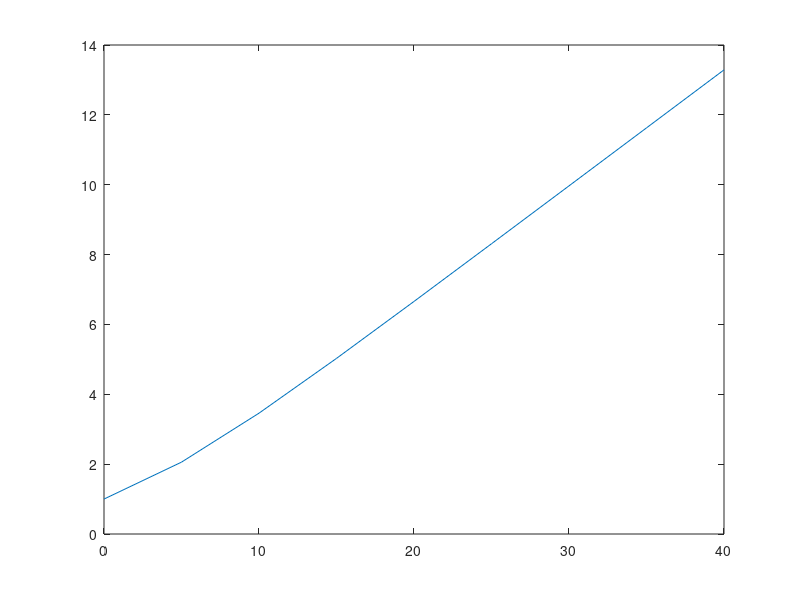

Recreate this plot in MATLAB. (Note: this script raises an error after producing the figure.)
%Question 1: Capacity plot for AWGN SISO channel:
clear % Precaution to prevent previous values from corrupting the present data.
clc 
%1. Generating SNR in steps of 5, from 0dB to 40dB:
snrdB=0:5:40
%2. Converting the generated SNR's to linear scale:
snr=(10.^(snrdB/10))
%3. Calculating the capacity with the SNR's in linear scale:
capacity=log2(1+snr)
%4. Plotting SNR[dB] along the horizontal axis with the capacity along vertical axis: 
ln=plot(snrdB,capacity);

%4. Plot customizations:
ln.Marker = 'o';
ln.MarkerEdgeColor = 'b';
xlabel('SNR(dB)');
ylabel('Capacity (bps/hz)');
title('Capacity plot for AWGN SISO channel');
grid on;

